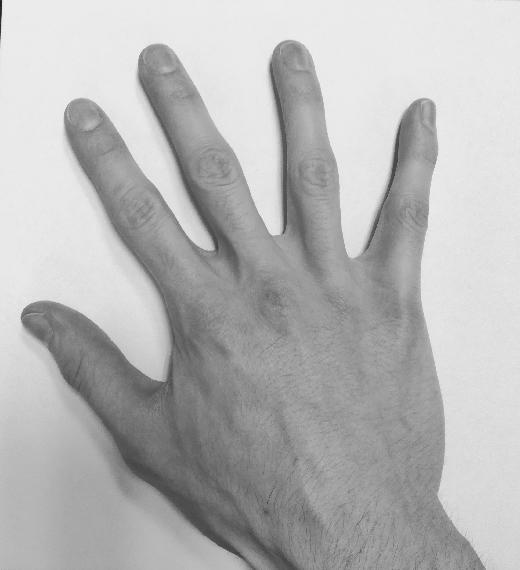
#> input picture TP1 ImageRegistration/Source.jpg, 520 x 570 px
$ jupyter execute TP1_Samia.ipynb
#> lines starting #> are read from the running program, lines starting #| are printed output that depends on the picture
## Image registration

**Deadline**: Upload this notebook (rename it as 'TP-ImageRegistration-Images-YOUR-SURNAME.ipynb') to E-Campus before the deadline (see E-campus for the exact timing).

**Goal**: The goal of this notebook is to implement the algorithms seen today for pixel-based image registration. Please complete the code where you see **XXXXXXXXXXXXXX**

You will first take two pictures of your right hand into two different positions. Please keep the same topology, ie do not bend or stick together two fingers for instance.

If you can't take the pictures, you can use two pictures of my hand (see below).

[cell 1]
if 'google.colab' in str(get_ipython()):
  from google_drive_downloader import GoogleDriveDownloader as gdd
  gdd.download_file_from_google_drive(file_id='1XpgGRo839pBwIhb6h77xoG-NtHEg2DVd',
  dest_path='./Source.jpg')

  from google_drive_downloader import GoogleDriveDownloader as gdd
  gdd.download_file_from_google_drive(file_id='12FKfLjKreAksI3rEcDx4_oEn3qjAzEua',
  dest_path='./Target.jpg')
else:
  print('You are not using Colab. Please define working_dir with the absolute path to the folder where you downloaded the data')

# Please modify working_dir only if you are using your Anaconda (and not Google Colab)
# You should write the absolute path of your working directory with the data
workingDir='./'

We will use the skimage library to read and resize images, you can of course use others (openCV, pillow, scipy, etc.)

[cell 2]
from skimage.io import imread
from skimage.transform import resize

import matplotlib.pyplot as plt
from numpy import linalg as LA
import numpy as np
import scipy.ndimage

The first thing to do is to create a function that creates the transformation matrix T. Please complete the following function following the rules explained in the header of the function.

[cell 3]
def Tmatrix(scale=(1,1), rotationAngle=0, shearAngles=(0,0),translation=(0,0),elation=(0,0),reflection=(False,False)):
    '''
    Transformation matrix defined as the composition of 6 possible geometric
    transformations: Reflection (Re), Rotation (R), Scaling (S), Shear (Sh),
    Translation (T) and Elation (E).
    For the linear transformation part, we assume this composition:
        A = Re * R * S * Sh

    Inputs:
            scale: is a tuple with sx and sy (two scalar values)
            rotationAngle: is an angle in degrees (scalar value)
            shearAngles: is a tuple with the two shear angles in degrees (scalar value)
            translation: is a tuple with tx and ty (scalar values)
            elation: is a tuple containing the elation part (scalar values)
            reflection: is a tuple of Boolean values indicating wheter to reflect with respect to x and y axis

    Output:
            T: the 3x3 transformation matrix (homogeneous coordinates)
    '''

    if len(scale) != 2:
        raise ValueError("scale should be a tuple of length 2")
    if len(shearAngles)!= 2:
        raise ValueError("shearAngles should be a tuple of length 2")
    if len(translation)!= 2:
        raise ValueError("translation should be a tuple of length 2")
    if len(elation)!= 2:
        raise ValueError("elation should be a tuple of length 2")
    if len(reflection)!= 2:
        raise ValueError("reflection should be a tuple of length 2")
    if type(reflection[0])!= bool or type(reflection[1]) != bool:
        raise ValueError("reflection should contain two boolean values")
    if np.ndim(rotationAngle) != 0:
        raise ValueError("rotationAngle should be a scalar")

    # transform angles from degrees to radians
    rotationAngle = rotationAngle*np.pi/180
    shearAngles = [angle*np.pi/180 for angle in shearAngles]

    # compute T

    reflection_matrix = np.eye(2)
    if reflection[0]:
        reflection_matrix[0][0] = -1
    if reflection[1]:
        reflection_matrix[1][1] = -1

    rotation_matrix = np.array([[np.cos(rotationAngle),-np.sin(rotationAngle)],
                [np.sin(rotationAngle),np.cos(rotationAngle)]])

    scale_matrix = np.diag(scale)

    shear_matrix = np.array([[1,np.tan(shearAngles[0])],
             [np.tan(shearAngles[1]),1]])

    A = reflection_matrix @ (rotation_matrix @ (scale_matrix @ shear_matrix))

    T = [[A[0][0],A[0][1],translation[0]],
         [A[1][0],A[1][1],translation[1]],
         [elation[0],elation[1],1]]

    return np.array(T)

Test here, your function.

[cell 4]
## Define Transformation
T=Tmatrix(scale=(1,1), rotationAngle=40, shearAngles=(0,0),translation=(0,0),elation=(0,0),reflection=(False,False))
print(T)

Next, we need to create a function that apply the previously created transformation matrix. We will need to apply it either to 2D points, seen as a [Nx2] numpy array where N is the number of points, or to image coordinates, modeled as a [2xNxM] Numpy array where N and M are the number of rows and columns of the image respectively.

[cell 5]
def applyTransformation(T, points=None, coords=None):
    '''
    Apply geometric transformation to points or image coordinates.
    Transformation is defined by a 3x3 matrix

    Inputs:
        points: Nx2 Numpy array of points
        coordinates: 2xNxM Numpy array of image coordinates
        T: 3x3 matrix trasformation

    Output:
        pm: Nx2 points after transformation
        cm: 2xNxM image coordinates after transformation
    '''
    if points is None and coords is None:
        raise ValueError("Error ! You should provide points and/or coords")

    if points is not None:
        N,d = points.shape
        if d != 2 and N==2:
            print('WARNING ! points should be an array of dimension Nx2'+
                  ' Transposing the array')
            points=points.T
            N,d = points.shape

        if d != 2:
            raise ValueError("Error ! Function works only with 2D points")

        # Transform points into homogeneous coordinates (adding one...)
        homo_points = np.zeros((N,3))
        for i in range(N):
            homo_points[i]  = np.array([points[i][0], points[i][1], 1])

        # Apply transformation
        results_points = np.zeros((N,3))
        for i in range(N):
            results_points[i] = np.dot(T,homo_points[i].T)

        # If homography, ...
        if T[2][0]!=0 or T[2][1]!=0:
            for i in range(N):
                results_points[i] = results_points[i]/(1+T[2][0]*points[i][0]+T[2][1]*points[i][1])


        pm = results_points[:,:2]
    else:
        pm=None

    if coords is not None:
        d,N,M = coords.shape

        if d != 2:
            raise ValueError("Error ! Function works only with 2D coordinates")

        p = coords.reshape((2,N*M)).T # reshape coordinates as list of points
        # Transform points into homogeneous coordinates (adding one...)
        homo_coords = np.ones((3,N*M))
        homo_coords[:2,:] = np.copy(p).T

        # Apply transformation
        results_coords = np.copy(homo_coords)
        for i in range(N*M):
                results_coords[:,i] = np.dot(T,homo_coords[:,i].T)

        # If homography, ...
        if (T[2][0]!=0) or (T[2][1]!=0):
            k = 0
            for coordinate in homo_coords:
                results_coords[k] = results_coords[k]/(1+T[2][0]*coordinate[0]+T[2][1]*coordinate[1])

        pm = results_coords[:2,:]
        cm = pm.reshape((2,N,M))

    else:
        cm =None

    return pm,cm

Now, we can test the two functions on some data-sets of 2D points. To keep things simple, you will create two data-sets of points.

In the first one, the points will draw an ellipse (ie uniform sampling on an ellipse).
In the secon data-set, the points will draw a square (ie uniform sampling on a square).

You will then try several (at least five) different trasformations and check if your code works well.

[cell 6]
# Ellipse
theta = np.deg2rad(np.arange(0.0, 360.0, 1.0))
x = 2*np.cos(theta)
y = np.sin(theta)
points=np.array([x, y]).T

## Define Transformation
T=Tmatrix(scale=(1,1), rotationAngle=40, shearAngles=(0,0),translation=(0,0),elation=(0,0),reflection=(False,False))
T2=Tmatrix(scale=(1,1), rotationAngle=-45, shearAngles=(20,10),translation=(0,10),elation=(0.2,0),reflection=(False,False))
T3=Tmatrix(scale=(3,3), rotationAngle=-90, shearAngles=(30,20),translation=(5,10),elation=(0.4,0.4),reflection=(True,False))
T4=Tmatrix(scale=(1,1), rotationAngle=60, shearAngles=(0,60),translation=(0,0),elation=(0,0),reflection=(False,True))
T5=Tmatrix(scale=(1,1), rotationAngle=0, shearAngles=(50,0),translation=(8,8),elation=(0,0),reflection=(True,True))


## Apply trasformation
moved = [applyTransformation(T, points=points)[0], applyTransformation(T2, points=points)[0], applyTransformation(T3, points=points)[0], applyTransformation(T4, points=points)[0], applyTransformation(T5, points=points)[0]]

for i in range(5):
    fig = plt.figure(figsize=(8, 8))
    ax1 = plt.subplot(1, 3, 1)
    ax2 = plt.subplot(1, 3, 2)
    ax1.set_title('Source ellipse')
    ax2.set_title('Transformed ellipse')
    ax1.scatter(points[:,0],points[:,1])
    ax2.scatter(moved[i][:,0],moved[i][:,1])

minimum = np.min((ax1.get_xlim(),ax1.get_ylim(),ax2.get_xlim(),ax2.get_ylim()))
maximum = np.max((ax1.get_xlim(),ax1.get_ylim(),ax2.get_xlim(),ax2.get_ylim()))

ax1.set_xlim(minimum*1.2,maximum*1.2)
ax1.set_ylim(minimum*1.2,maximum*1.2)
ax2.set_xlim(minimum*1.2,maximum*1.2)
ax2.set_ylim(minimum*1.2,maximum*1.2)

fig.tight_layout()
plt.show()

[cell 7]
# Square
x = np.random.uniform(-0.5, 0.5, 10000)
y = np.random.uniform(-0.5, 0.5, 10000)
points=np.array([x,y]).T

## Define Transformation
T=Tmatrix(scale=(1,1), rotationAngle=40, shearAngles=(0,0),translation=(0,0),elation=(0,0),reflection=(False,False))
T2=Tmatrix(scale=(0.1,0.1), rotationAngle=-45, shearAngles=(20,10),translation=(0,10),elation=(0.2,0),reflection=(False,False))
T3=Tmatrix(scale=(3,3), rotationAngle=-90, shearAngles=(30,20),translation=(5,10),elation=(0.4,0.4),reflection=(True,False))
T4=Tmatrix(scale=(1,1), rotationAngle=60, shearAngles=(0,60),translation=(0,0),elation=(0.5,0),reflection=(False,True))
T5=Tmatrix(scale=(1,1), rotationAngle=0, shearAngles=(50,0),translation=(8,8),elation=(0,0),reflection=(True,True))

## Apply trasformation
moved = [applyTransformation(T, points=points)[0], applyTransformation(T2, points=points)[0], applyTransformation(T3, points=points)[0], applyTransformation(T4, points=points)[0], applyTransformation(T5, points=points)[0]]

for i in range(5):
    fig = plt.figure(figsize=(8, 8))
    ax1 = plt.subplot(1, 3, 1)
    ax2 = plt.subplot(1, 3, 2)
    ax1.set_title('Source ellipse')
    ax2.set_title('Transformed ellipse')
    ax1.scatter(points[:,0],points[:,1])
    ax2.scatter(moved[i][:,0],moved[i][:,1])


minimum = np.min((ax1.get_xlim(),ax1.get_ylim(),ax2.get_xlim(),ax2.get_ylim()))
maximum = np.max((ax1.get_xlim(),ax1.get_ylim(),ax2.get_xlim(),ax2.get_ylim()))

ax1.set_xlim(minimum*1.2,maximum*1.2)
ax1.set_ylim(minimum*1.2,maximum*1.2)
ax2.set_xlim(minimum*1.2,maximum*1.2)
ax2.set_ylim(minimum*1.2,maximum*1.2)

fig.tight_layout()
plt.show()
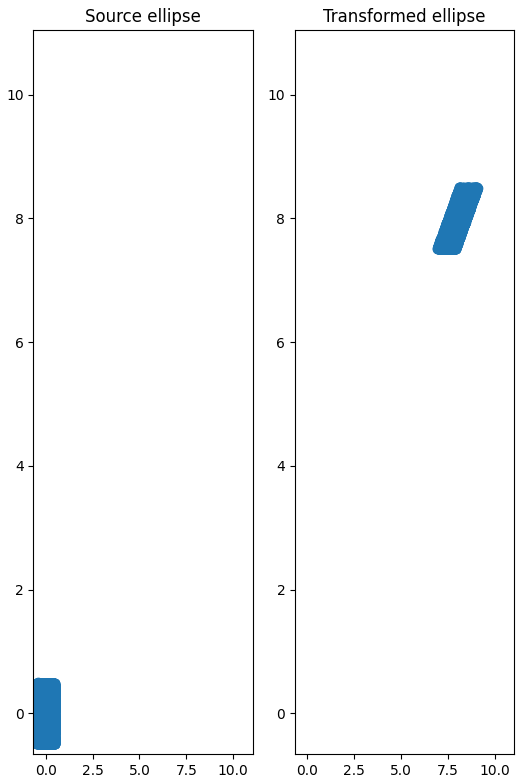
#> figure drawn by matplotlib, 2 panels

Now, we can finally move to images. Here, you can load and plot the two images of your (or mine) right hand. Pixel intensities are normalized in order to be float between 0 and 1.

[cell 8]
SourceIm = imread(workingDir + 'Source.jpg', as_gray=True)
#> SourceIm is the input picture: shape (570, 520); min 29, max 255, mean 181.6
SourceImNorm=(SourceIm - np.amin(SourceIm)) / (np.amax(SourceIm) - np.amin(SourceIm))
TargetIm = imread(workingDir + 'Target.jpg', as_gray=True)
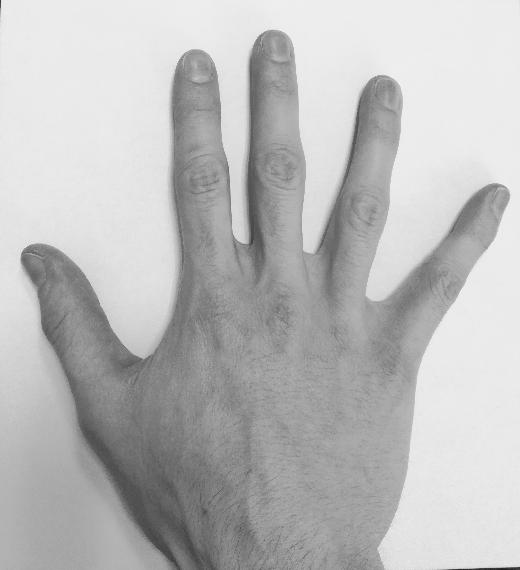
#> input picture TP1 ImageRegistration/Target.jpg, 520 x 570 px
#> TargetIm is the input picture: shape (570, 520); min 29, max 250, mean 187.2
TargetImNorm=(TargetIm - np.amin(TargetIm)) / (np.amax(TargetIm) - np.amin(TargetIm))

fig = plt.figure(figsize=(10, 10))
ax1 = plt.subplot(1, 2, 1)
ax2 = plt.subplot(1, 2, 2)
ax1.imshow(SourceImNorm, cmap='gray')
ax1.set_title('Source image')
ax2.imshow(TargetImNorm, cmap='gray')
ax2.set_title('Target image')
plt.show()

In the following function, you will code the forward warping technique with point splatting.

Theoretically, an image could be associated with a coordinate chart giving the real-world coordinates of each pixel. However, the problem becomes more difficult and in many applications we do not actually have this coordinate chart. Here, you will simply consider the coordinate of a pixel as its row and column position.

In the forward warping, as seen during the lecture of this morning, the coordinates of a pixel of a source image $I$ might not be warped exactly onto the output grid. When it falls within the grid, but not on the grid, we assign (ie splat) the pixel intensity of $I$ to the four neighbour 'corners' of the output grid.

These contributions must be weighted and for this reason a typical solution is to create an 'accumulator'. This is an array of the same size of the output grid which quantifies the number of contributions that each corner of the output grid has received. By simply dividing by the number of contributions (output grid ./ accumulator), we obtain at each corner of the output grid an averaged estimate of the intensity of the transformed image.

[cell 9]
def ForwardWarping(I,T,coords=None,outputShape=None):
    '''
    Apply forward warping to an image I based on a transformation T.
    Transformation is defined by a 3x3 matrix T

    Inputs:
        I: image to transform
        T: 3x3 matrix trasformation
        coords: coordinates of the image. If None, the coordinates of a pixel
                are automatically its row and column position
        outputShape: defines the shape of the transformed image.
                     It can be 'None', same shape as the input image I or 'BB',
                     bounding box of the transformed image I_T,  or a tuple/numpy
                     array with 4 elements (min x, max x, min y, max y)

    Output:
        J: transformed image
    '''

    if coords is None:
      coords = np.mgrid[0:I.shape[0], 0:I.shape[1]] # coordinates of the image I
      cm = applyTransformation(T,coords=coords)[1]

      if outputShape is None:
          outputShape=(0,I.shape[0],0,I.shape[1])

      elif outputShape == 'BB':
          #Find extremities bounding box
          bx=int(np.floor(np.min(cm[0,:,:])))
          ux=int(np.ceil(np.max(cm[0,:,:])))
          by=int(np.floor(np.min(cm[1,:,:])))
          uy=int(np.ceil(np.max(cm[1,:,:])))
          outputShape=(bx,ux,by,uy)

      elif isinstance(outputShape, tuple):
          if len(outputShape) != 4:
              raise ValueError("Error ! outputShape should be of length 4")

      elif isinstance(outputShape, np.ndarray):
          if len(outputShape) != 4:
              raise ValueError("Error ! outputShape should be of length 4")
      else:
          raise ValueError("Error ! outputShape should be None, 'BB' or a tuple/numpy array with 4 elements")

      J = np.zeros((outputShape[1]-outputShape[0], outputShape[3]-outputShape[2])) # transformed image
      acc = np.zeros(J.shape) # accumulator

      d,N,M = cm.shape
      for i in range(N):
          for j in range(M):

              # transformed coordinate of a pixel
              p=cm[:,i,j]
              x=p[0]
              y=p[1]

              # Check if point is inside outputShape
              if (outputShape[0]<= x < outputShape[1]-1) and (outputShape[2] <= y < outputShape[3]-1):

                  # translate if necessary, since output image will start from (0,0)
                  # it basically shifts transformed points in the positive quadrant
                  if outputShape[0]<0:
                      x=x+abs(outputShape[0])

                  if outputShape[2]<0:
                      y=y+abs(outputShape[2])

                  # Look for the four corners
                  bl=( int(np.floor(x)), int(np.floor(y)) ) # bottom left
                  br=( int(np.floor(x))+1, int(np.floor(y)) ) # bottom right
                  ul=( int(np.floor(x)), int(np.floor(y))+1 ) # up left
                  ur=( int(np.floor(x))+1, int(np.floor(y))+1 ) # up right

                  # Update J and acc
                  J[bl] += I[i,j]
                  J[br] += I[i,j]
                  J[ul] += I[i,j]
                  J[ur] += I[i,j]
                  acc[bl] += 1
                  acc[br] += 1
                  acc[ul] += 1
                  acc[ur] += 1

      acc[acc==0]=1
      J=np.divide(J,acc)

    else:
        raise ValueError("Error ! Still not implemented")

    return J

Let's test your implementation of the forward warping with the right hand image. Test with at least 5 different transformation matrices (try different configurations).

[cell 10]
# Resize image (to make it faster...)
X= resize(SourceImNorm, (250,250), anti_aliasing=True)
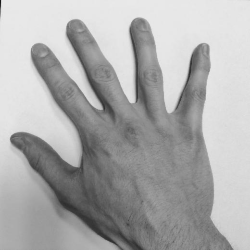
#> X: shape (250, 250) float64; min 0.0932, max 0.922, mean 0.675

T=[Tmatrix(scale=(1,1), rotationAngle=0, shearAngles=(0,0),translation=(250,0),elation=(0,0),reflection=(True,False)),
   Tmatrix(scale=(1,1), rotationAngle=0, shearAngles=(0,0),translation=(250,0),elation=(2,0),reflection=(True,False)),
   Tmatrix(scale=(2,1), rotationAngle=50, shearAngles=(0,5),translation=(200,0),elation=(0,0),reflection=(False,False)),
   Tmatrix(scale=(1,1), rotationAngle=20, shearAngles=(0,0),translation=(5,7),elation=(0,0),reflection=(False,False)),
    Tmatrix(scale=(1,1.5), rotationAngle=-30, shearAngles=(2,6),translation=(0,0),elation=(0,0),reflection=(False,False))]

for i in range(5):
    print('The transformation matrix T',i,'is:\n', T[i])

Xmf0=ForwardWarping(X,T[0],outputShape=None)
#> after the loop in ForwardWarping, `for i in range(N):`:
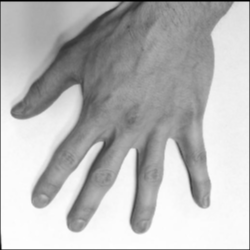
#> J: shape (250, 250) float64; min 0, max 3.66, mean 2.66; drawn with min black and max white
#> after the loop in ForwardWarping, `for i in range(N):`:
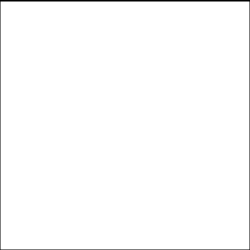
#> acc: shape (250, 250) float64; min 0, max 4, mean 3.95; drawn with min black and max white
#> after the loop in ForwardWarping, `for i in range(N):`: bl = (1, 248); br = (2, 248); ul = (1, 249); ur = (2, 249)
Xmf1=ForwardWarping(X,T[1],outputShape=None)
#> after the loop in ForwardWarping (call 2), `for i in range(N):`:
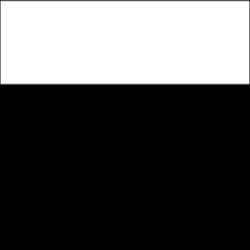
#> acc: shape (250, 250) float64; min 0, max 12, mean 3.98; drawn with min black and max white
#> after the loop in ForwardWarping (call 2), `for i in range(N):`: bl = (0, 248); br = (1, 248); ul = (0, 249); ur = (1, 249)
Xmf2=ForwardWarping(X,T[2],outputShape=None)
#> after the loop in ForwardWarping (call 3), `for i in range(N):`:
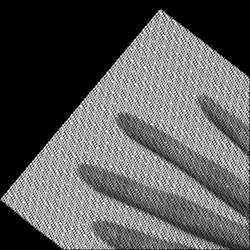
#> J: shape (250, 250) float64; min 0, max 2.75, mean 1.01; drawn with min black and max white
#> after the loop in ForwardWarping (call 3), `for i in range(N):`:
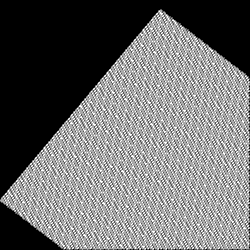
#> acc: shape (250, 250) float64; min 0, max 3, mean 1.29; drawn with min black and max white
#> after the loop in ForwardWarping (call 3), `for i in range(N):`: bl = (248, 248); br = (249, 248); ul = (248, 249); ur = (249, 249)
#> in ForwardWarping (call 3), `acc[acc==0]=1`:
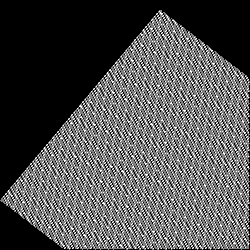
#> acc: shape (250, 250) float64; min 1, max 3, mean 1.64; drawn with min black and max white
#> in ForwardWarping (call 3), `J=np.divide(J,acc)`:
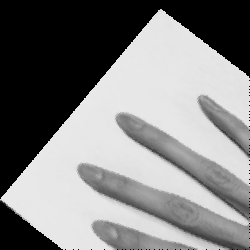
#> J: shape (250, 250) float64; min 0, max 0.916, mean 0.508
Xmf3=ForwardWarping(X,T[3],outputShape=None)
#> (the rest of the program and of its run is left out)
